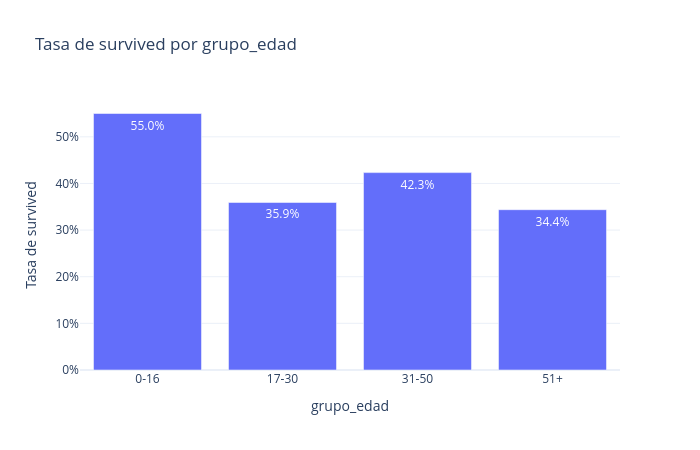

The notebook cell saved with this chart:
### Markdown cell above
### ¿Y la edad?
`age` es numérica, así que la agrupamos en rangos para poder ver la tasa por grupo.

### Code cell
df_edad = df.assign(
    grupo_edad=pd.cut(df['age'], [0, 16, 30, 50, 100], labels=['0-16', '17-30', '31-50', '51+'])
)

plot_tasa_por_categoria(df_edad, 'grupo_edad', 'survived')

### Figure 1 — Plotly figure (JSON) as saved in the notebook; plotly's stock layout.template omitted (floating-point values rounded to 4 significant figures)
{"data": [{"hovertemplate": "grupo_edad=%{x}<br>survived=%{y}<extra></extra>", "legendgroup": "", "marker": {"color": "#636efa", "pattern": {"shape": ""}}, "name": "", "orientation": "v", "showlegend": false, "textposition": "auto", "texttemplate": "%{y:.1%}", "type": "bar", "x": ["0-16", "17-30", "31-50", "51+"], "xaxis": "x", "y": [0.55, 0.3592, 0.4232, 0.3438], "yaxis": "y"}], "layout": {"barmode": "relative", "height": 450, "legend": {"tracegroupgap": 0}, "title": {"text": "Tasa de survived por grupo_edad"}, "width": 700, "xaxis": {"anchor": "y", "domain": [0.0, 1.0], "title": {"text": "grupo_edad"}, "type": "category"}, "yaxis": {"anchor": "x", "domain": [0.0, 1.0], "tickformat": ".0%", "title": {"text": "Tasa de survived"}}}}
